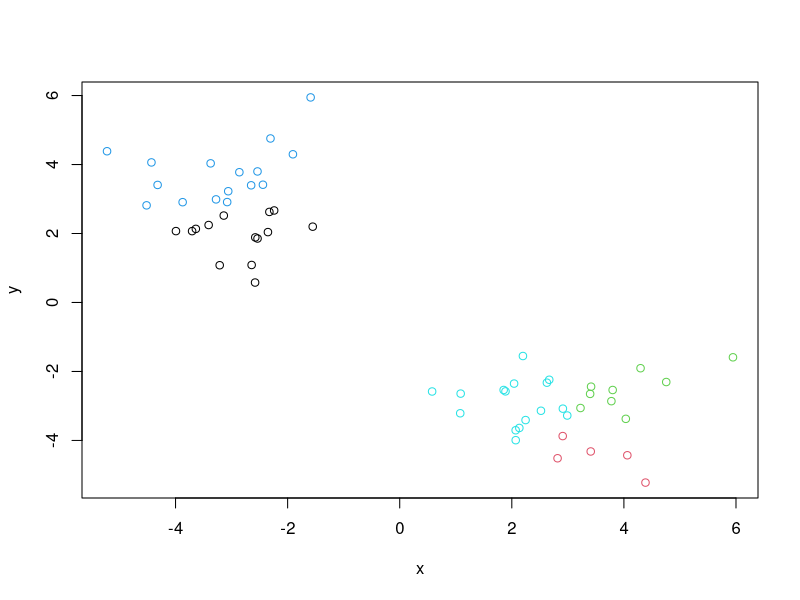
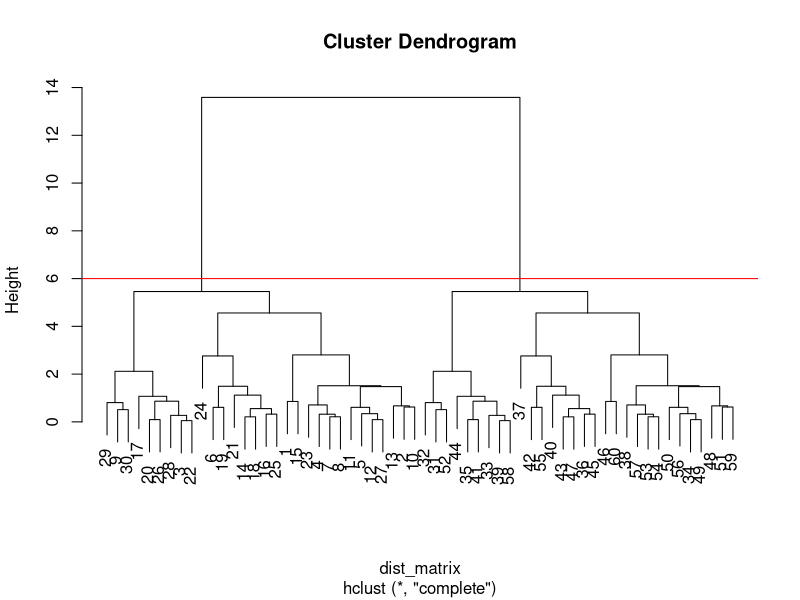

The R source for these figures, in order:
## ---- chunk 1
knitr::opts_chunk$set(echo = TRUE)
## ---- chunk 2
tmp <- c(rnorm(30,-3), rnorm(30,3))
x <- cbind(x=tmp, y=rev(tmp))
#plot(x)
cl <- kmeans(x, centers=5, nstart=20)
plot(x, col = cl$cluster)
## ---- chunk 3
dist_matrix <- dist(x) 
hc <- hclust(d = dist_matrix)
plot(hc)
abline(h=6, col="red")
cutree(hc, h=6) 
